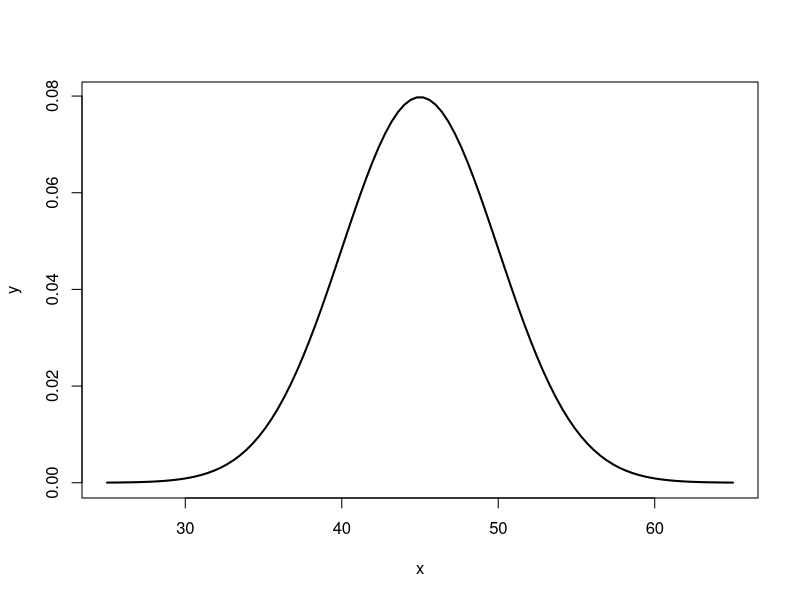
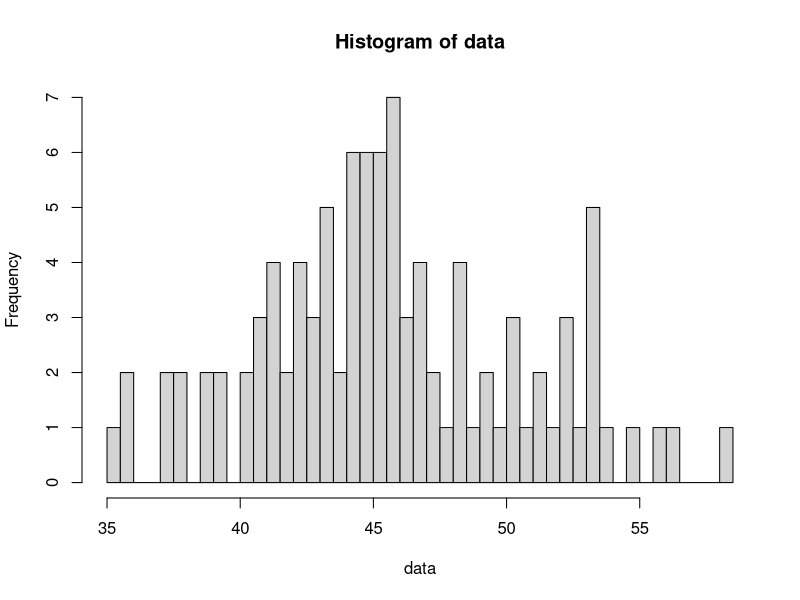

These figures' R source, in order:
#4a z score dan plot
mean <-45
sd <-5
data <- rnorm(100, mean, sd)
x1<- floor(mean(data))

x2<- ceiling(mean(data))

z1<-(x1-mean(data))/sd(data)
z1
z2<-(x2-mean(data))/sd(data)
z2

x <- seq(-4, 4, length=100) *sd + mean
y <- dnorm(x,mean,sd)
plot(x,y, type = "l", lwd = 2, axes = TRUE)

#4b histogram dengan break 50
hist(data, breaks = 50)

#4c varian
var(data)